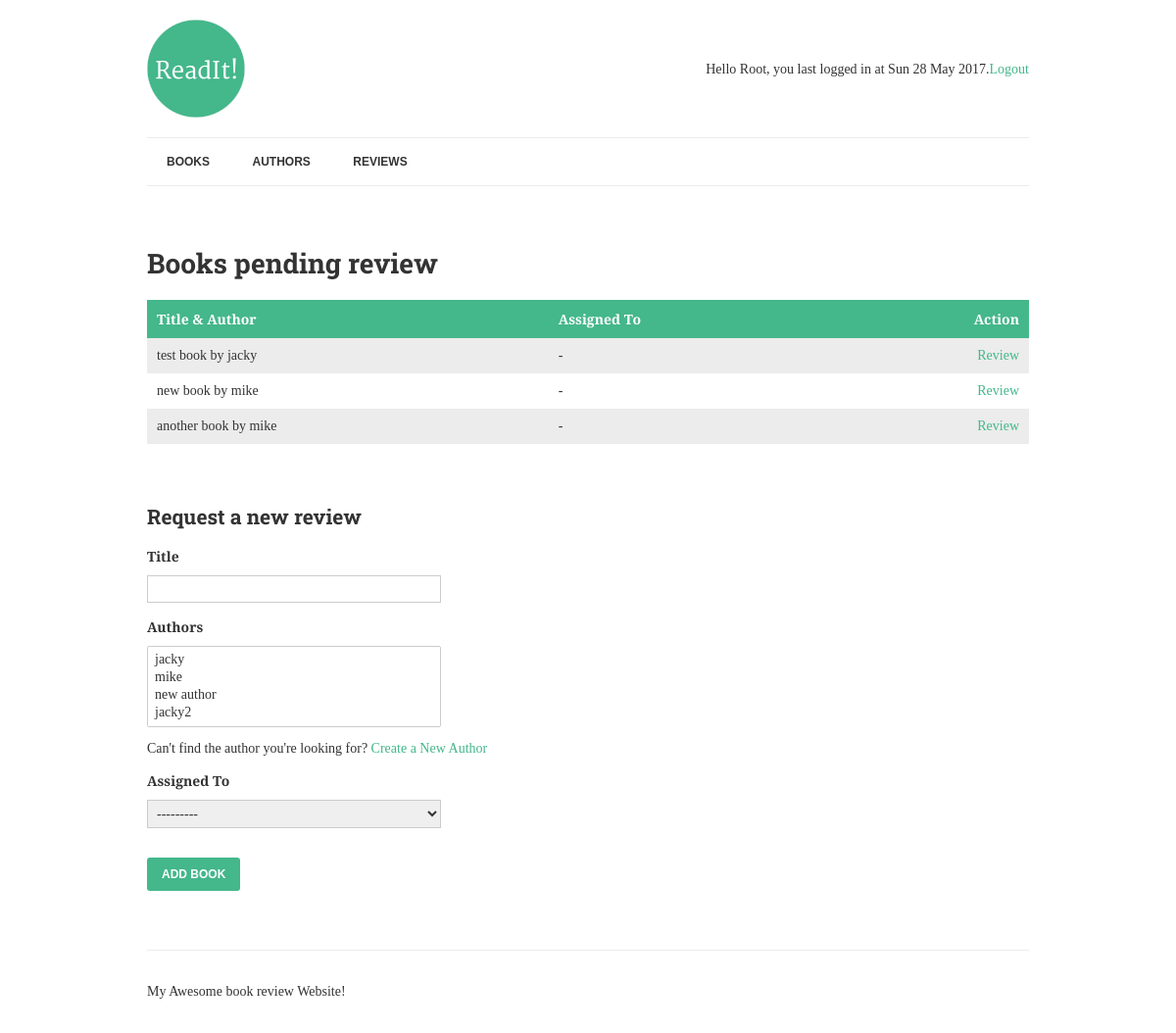
/review/ (signed in), run on an earlier commit of the app's database.
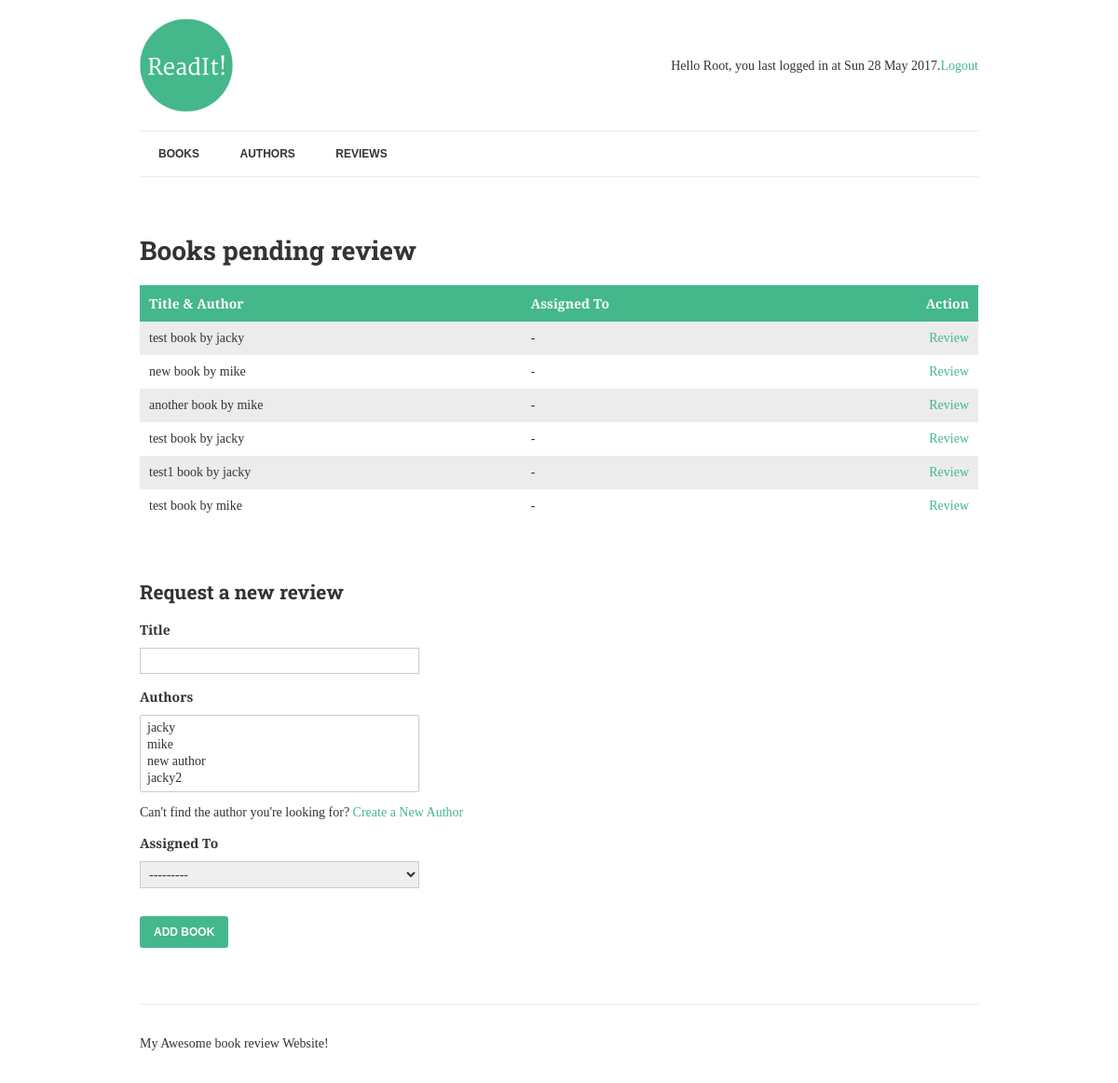
And on a later commit of the database.
### book/models.py (models this page shows, shortened)
class Book(models.Model):
    title = models.CharField(max_length=150)
    authors = models.ManyToManyField("author", related_name="books")
    review = models.TextField(blank=True, null=True)
    reviewed_by = models.ForeignKey(User,blank=True,null=True,related_name='reviews')
    date_reviewed = models.DateTimeField(blank=True, null=True)
    is_favourite = models.BooleanField(default=False, verbose_name="Favourite?")
    def list_authors(self):
        return ". ".join([author.name for author in self.authors.all()])

class Author(models.Model):
    name = models.CharField(max_length=70, help_text="Use pen name,not real name", unique=True)
    def __str__(self):
        return self.name

### book/views.py (the view, shortened to what this page needs)
# urls.py: url(r'^review/$', login_required(ReviewList.as_view()), name='review-books'),
class ReviewList(View):
    def get(self,request):
        books = Book.objects.filter(date_reviewed__isnull=True).prefetch_related('authors')
        context = {
            'books': books,
            'form': BookForm,
        }
        return render(request, "list-to-review.html", context)

### book/templates/list-to-review.html (shortened to what this page needs)
{% extends "base.html" %}
{% block content %}
	<h1>Books pending review</h1>
	{% if books %}
		<table>
			<thead>
				<th>Title &amp; Author</th>
                <th>Assigned To</th>
				<th class="align-right">Action</th>
			</thead>
			<tbody>
				{% for book in books %}
					<tr>
						<td class="title">
							{{ book.title }} by {{ book.list_authors }}
						</td>
                        <td>
                            {% if book.reviewed_by == request.user%}
                                <span class="highlight">Me</span>
                            {% elif book.reviewed_by %}
                                {{ book.reviewed_by.get_full_name|default:book.reviewed_by.username }}
                            {% else %}
                                -
                            {% endif %}
                        </td>
						<td class="align-right">
							<a href="{% url 'review-book' book.pk %}">Review</a>
						</td>
					</tr>
				{% endfor %}
			</tbody>
		</table>
	{% else %}
		<p>There are no books waiting to be reviewed.  Good job!</p>
	{% endif %}
	<h2>Request a new review</h2>
<form method="post">
	<label>{{ form.title.label }}</label>
	{{ form.title }}
	<label>{{ form.authors.label }}</label>
	{{ form.authors }}
	<p>Can't find the author you're looking for? <a href="{% url 'add-author' %}">Create a New Author</a></p>
    <label>Assigned To</label>
    {{ form.reviewed_by }}
	<input type="submit" value="Add Book">
</form>
{% endblock %}

### book/templates/base.html (shortened to what this page needs)
{% load static %}
<!doctype html>
<html lang="en">
<head>
    <link rel="stylesheet" href="{% static 'css/normalize.css' %}"">
    <link rel="stylesheet" href="{% static 'css/style.css' %}"">
</head>
<body>
    <div class="container">
        <header>
            <img src="{% static 'img/logo.png' %}" alt="ReadIt!" class="logo">
            <div class="welcome">
                {% if request.user.is_authenticated %}
                <p>
                    Hello {{ request.user.username|title }}, you last logged in at {{ request.user.last_login|date:"D d M Y" }}.<a href="{% url 'logout' %}">Logout</a>
                </p>
                {% else %}
                <p>Welcome guest!<a href="{% url 'login' %}">login</a></p>
                {% endif %}
            </div>
        </header>
        <nav>
            <a href="{% url 'books' %}">Books</a>
            <a href="{% url 'authors' %}">Authors</a>
            {% if request.user.is_authenticated %}
                <a href="{% url 'review-books' %}">Reviews</a>
            {% endif %}
        </nav>
        <main>
            {% block content %} {% endblock %}
        </main>
        <footer>
            <p>My Awesome book review Website!</p>
        </footer>
    </div>
</body>
</html>

### book/static/css/style.css (style rules this page uses)
.align-right { text-align: right; }
.container { width: 900px; max-width: 90%; margin: 0 auto; padding: 0; }
header { border-bottom: 1px solid #ececec; padding: 20px 0; display: table; width: 100%; }
footer { border-top: 1px solid #ececec; padding: 20px 0; margin-top: 60px; }
.logo { padding-right: 20px; display: table-cell; }
.welcome { display: table-cell; vertical-align: middle; text-align: right; line-height: 1.5; }
nav { clear: both; border-bottom: 1px solid #ececec; margin-bottom: 60px; }
nav a { font-size: 12px; font-weight: bold; line-height: 18px; padding: 15px 20px; display: inline-block; text-transform: uppercase; font-family: Arial, serif; color: #333; }
body { font-family: 'Merriweather', serif; color: #333; font-size: 14px; }
h1, h2, h3, h4, h5, h6 { font-family: 'Roboto Slab', serif; }
a { color: #44B78B; text-decoration: none; }
table { width: 100%; margin-bottom: 60px; }
table td, th { padding: 10px; text-align: left; }
th { background-color: #44B78B; color: #fff; }
table tr:nth-child(odd) { background-color: #ececec; }
label { display: block; font-weight: bold; margin: 15px 0 10px 0; }
input[type="submit"] { margin-top: 20px; border: 0; background-color: #44B78B; color: #fff; padding: 10px 15px; border-radius: 3px; text-transform: uppercase; font-family: arial, sans-serif; font-size: 12px; font-weight: bold; }
input[type="text"], input[type="password"], select, textarea { border: 1px solid #ccc; padding: 5px; display: block; width: 300px; box-sizing: border-box; margin-bottom: 10px; max-width: 100%; }

What changed in the data, as far as the page shows it:
added Book: title "test book", list_authors "jacky"
added Book: title "test1 book", list_authors "jacky"
added Book: title "test book", list_authors "mike"
